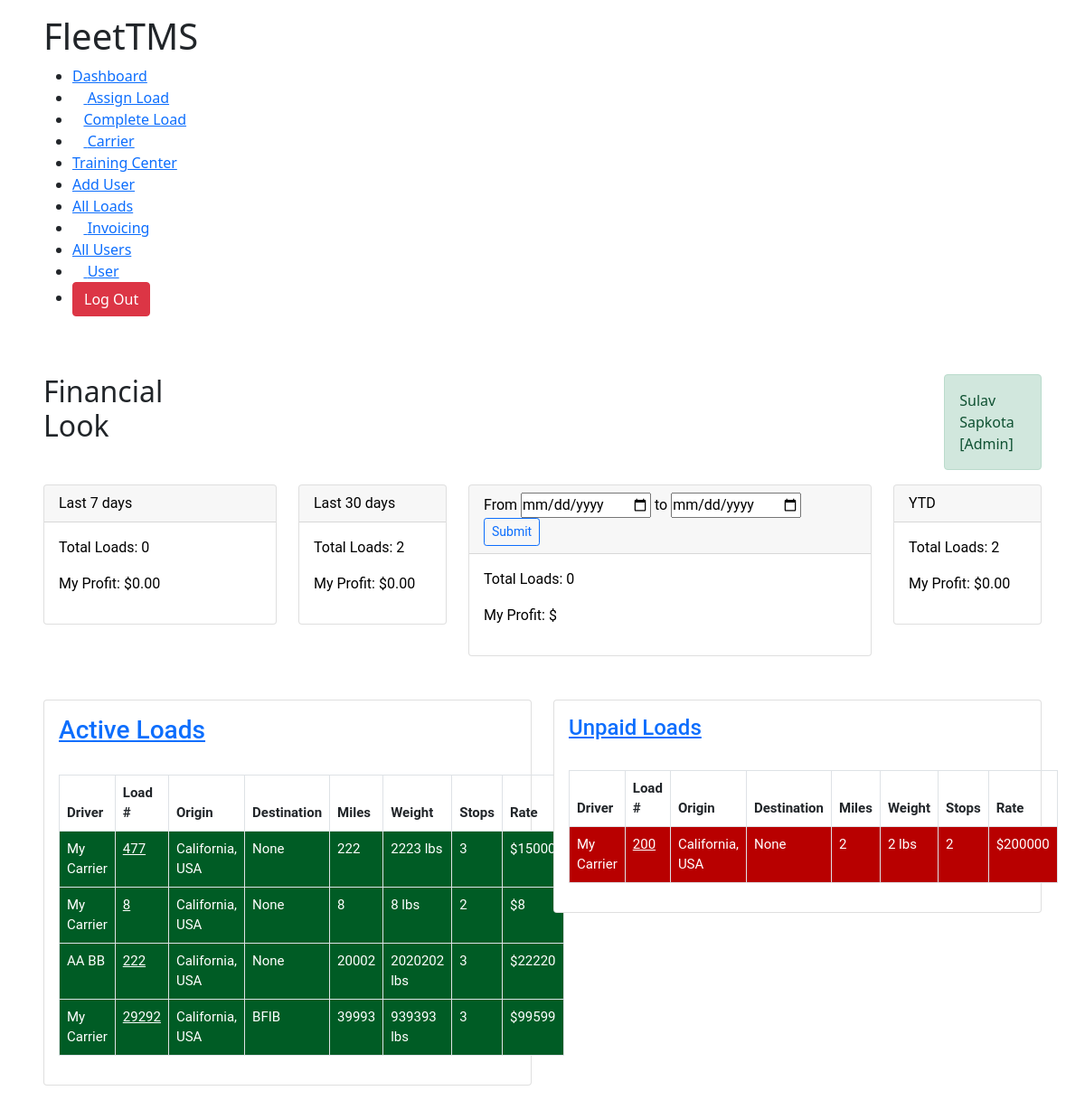
The page /dashboard/ (signed in) on the database its author committed.
### TMSTruck/models.py (models this page shows, shortened)
class Account(models.Model):
	user 					= models.OneToOneField(User, on_delete=models.CASCADE)
	choices 				= [('ACTIVE','ACTIVE'),('INACTIVE','INACTIVE')]
	roleChoice				= [('Trainee','Trainee'),
								('Logistics Manager','Logistics Manager'),
								('Accounting','Accounting'),
								('Hiring Manager','Hiring Manager'),
								('Admin','Admin')]
	Email					= models.EmailField(max_length=100,null=True)
	firstName    			= models.CharField(max_length=100,null=True)
	lastName 				= models.CharField(max_length=100,null=True)
	commissionRate 			= models.IntegerField(null=True,blank=True)
	address 				= models.CharField(max_length=100,null=True)
	city 					= models.CharField(max_length=100,null=True)
	state 					= models.CharField(max_length=100,null=True)
	zipCode 				= models.IntegerField(null=True)
	Phone 					= models.IntegerField(null=True)
	userStatus 				= models.CharField(max_length=100,choices=choices,default='ACTIVE')
	enrolledCarriers 		= models.TextField(null=True,max_length=3000, blank=True)
	userRole				= models.CharField(null=True,max_length=100,choices=roleChoice,default='Trainee',blank=True)
	ndaNca 					= models.FileField(upload_to=w9UploadFile)
	w9_upload				= models.FileField(upload_to=w9UploadFile,null=True)
	def __str__(self):
		return self.firstName

class AssignLoad(models.Model):
	user 					= models.ForeignKey(Account,on_delete=models.CASCADE,null=True,blank=True)
	brokerage_name 			= models.CharField(max_length=300, null=True)
	broker_name 			= models.CharField(max_length=300, null=True)
	assignToCarrier			= models.ForeignKey(Carrier,blank=True, on_delete=models.CASCADE, null=True)
	broker_address 			= models.CharField(max_length=300, null=True)
	pickupAddress 			= models.CharField(max_length=300, null=True)
	distance 				= models.IntegerField(null=True)
	weight 					= models.IntegerField(null=True)
	rate 					= models.IntegerField(null=True)
	stops 					= models.IntegerField(null=True)
	assigned_date			= models.DateTimeField(blank=True,auto_now_add=True, null=True)
	pickupDate				= models.CharField(max_length=3000,null=True, blank=True)
	is_active 				= models.BooleanField(default=True,null=True)
	is_paid 				= models.BooleanField(default=False,null=True)
	broker_phone			= models.IntegerField(null=True)
	broker_email			= models.EmailField(max_length=100,null=True)
	load_number				= models.IntegerField(null=True)
	dropOffDate				= models.CharField(max_length=3000,null=True,blank=True)
	dropOffAddress			= models.CharField(max_length=10000,null=True)
	first_available_pickup	= models.CharField(max_length=3000,null=True,blank=True)
	rate_confirmation		= models.FileField(blank=True,upload_to=rate_confirmation_path)
	bill_of_landing			= models.FileField(blank=True,upload_to=bill_path)
	special_comments 		= models.TextField(null=True,max_length=10000)
	final_address			= models.CharField(null=True,max_length=100, blank=True)
	is_awaiting				= models.BooleanField(null=True,default=True,blank=True)
	is_awb					= models.BooleanField(null=True,default=True,blank=True)
	is_sign					= models.BooleanField(null=True,default=False)

class Carrier(models.Model):
	user					= models.ForeignKey(Account,on_delete=models.CASCADE,null=True,blank=True)
	firstName 				= models.CharField(max_length=100,null=True)
	lastName				= models.CharField(max_length=100,null=True)
	company 				= models.CharField(max_length=100,null=True)
	email					= models.EmailField(max_length=100,null=True)
	phone					= models.IntegerField(null=True)
	mc_number 				= models.IntegerField(null=True)
	dot_number				= models.IntegerField(null=True)
	factoring_phone			= models.IntegerField(null=True)
	factoring_email			= models.EmailField(null=True,max_length=100)
	willing_states			= models.TextField(max_length=1000,null=True)
	carrier_status			= models.CharField(max_length=100,null=True)
	factoring_company		= models.CharField(max_length=100,null=True)
	mc_upload		 		= models.FileField(upload_to=carrierMcFiles,null=True)
	w9_upload 				= models.FileField(upload_to=carrierMcFiles,null=True)
	insurance				= models.FileField(upload_to=carrierMcFiles,null=True)
	costPerMile				= models.IntegerField(null=True)
	def __str__(self):
		return '{} {}'.format(self.firstName,self.lastName)

### TMSTruck/decorators.py (the view)
        def wrapper(request, *args, **kwargs):
            group = None
            if request.user.groups.exists():
                group = request.user.groups.all()[0].name
            if group in allowed_roles:
                return view_func(request, *args, **kwargs)
            elif group == 'Trainee':
                return redirect("user")
            else:
                return HttpResponse("You are not authorized to visit this page. ")

### TMSTruck/templates/TMSTruck/dashboard.html (shortened to what this page needs)
{% extends 'TMSTruck/base.html' %}
{% load static %}
{% block content %}
<!DOCTYPE html>
<html lang="en">
<head>
    <link rel="stylesheet" href="{% static 'css/dashboard.css' %}">
</head>
<body>
    <div class="main-body">
        {% if group == 'Accounting' %}
        {% include 'TMSTruck/navbars/accounting_navbar.html' %}
        {% elif group == 'Admin' %}
        {% include 'TMSTruck/navbars/admin_navbar.html' %}
        {% elif group == 'Hiring Manager' %}
        {% include 'TMSTruck/navbars/hiring_manager_navbar.html' %}
        {% elif group == 'Logistics Manager' %}
        {% include 'TMSTruck/navbars/logistics_manager.html' %}
        {% endif %}
        <br>
        <div class="header" style="display: flex; grid-gap: 54rem;">
            <h2>Financial Look</h2>
            <div style="float: right;" class="alert alert-success" style="width: 30%">
                 {{ac.firstName}} {{ac.lastName}} [{{group}}]</div>
        </div>
        <div class="row">
        <div class="col-md-3" ">
                <div class=" card">
            <div class="card-header">Last 7 days</div>
            <div class="card-body">
                <p>Total Loads: {{loadsCount.sevenLoads.count}}</p>
                <p>My Profit: ${{profits.sevenDayProfit}}</p>
            </div>
        </div>
    </div>
    <div class="col-md-2">
        <div class="card">
            <div class="card-header">Last 30 days</div>
            <div class="card-body">
                <p>Total Loads: {{loadsCount.thirtyLoads.count}}</p>
                <p>My Profit: ${{profits.thirtyDayProfit}}</p>
            </div>
        </div>
    </div>
    <div class="col-md-5">
        <div class="card">
            <div class="card-header"><form action="" method="POST">
                {% csrf_token %}From
                <input type="date" name="Datefrom" id="Datefrom">
                to <input type="date" name="Dateto" id="Dateto">
                <input type="submit" class="btn btn-outline-primary btn-sm" value="Submit">
            </form>
        </div>
            <div class="card-body">
                <p>Total Loads: {{loadsCount.customLoads}}</p>
                <p>My Profit: ${{con}}</p>
            </div>
        </div>
    </div>
    <div class="col-md-2">
        <div class="card">
            <div class="card-header">YTD</div>
            <div class="card-body">
                <p>Total Loads: {{loadsCount.yearLoads.count}}</p>
                <p>My Profit: ${{profits.oneYearProfit}}</p>
            </div>
        </div>
    </div>
</div>
<br><br>
    <div class="row">
        <div class="col-md-6">
            <div class="card">
                <div class="card-body">
                    <h3 style="color: black;" class="card-title"><a href="{% url 'complete_load' %}">Active
                            Loads</a></h3><br>
                    <table class="table table-bordered">
                        <thead>
                            <tr>
                                <th scope="col">Driver</th>
                                <th scope="col">Load #</th>
                                <th scope="col">Origin</th>
                                <th scope="col">Destination</th>
                                <th scope="col">Miles</th>
                                <th scope="col">Weight</th>
                                <th scope="col">Stops</th>
                                <th scope="col">Rate</th>
                            </tr>
                        </thead>
                        <tbody>
                            {% for load in activeLoads %}
                            <tr style="background-color: rgb(0, 92, 37); color: white;">
                                <td>{{load.assignToCarrier}}</td>
                                <td><a style="color: white;"
                                        href="{% url 'load_detail' load.id %}">{{load.load_number}}</a></td>
                                <td>{{load.pickupAddress}}</td>
                                <td>{{load.final_address}}</td>
                                <td>{{load.distance}}</td>
                                <td>{{load.weight}} lbs</td>
                                <td>{{load.stops}}</td>
                                <td>${{load.rate}}</td>
                            </tr>
                            {% endfor %}
                        </tbody>
                    </table>
                </div>
            </div>
        </div>
        <br><br>
        <div class="col-md-6">
            <div class="card">
                <div class="card-body">
                    <h4 class="card-title"> <a href="{% url 'unpaid' %}">Unpaid Loads</a></h4><br>
                    <table class="table table-bordered">
                        <thead>
                            <tr>
                                <th scope="col">Driver</th>
                                <th scope="col">Load #</th>
                                <th scope="col">Origin</th>
                                <th scope="col">Destination</th>
                                <th scope="col">Miles</th>
                                <th scope="col">Weight</th>
                                <th scope="col">Stops</th>
                                <th scope="col">Rate</th>
                            </tr>
                        </thead>
                        <tbody>
                            {% for load in unpaidLoads %}
                            <tr style="background-color: rgb(184, 0, 0);color: white;">
                                <td>{{load.assignToCarrier}}</td>
                                <td><a style="color: white;"
                                        href="{% url 'load_detail' load.id %}">{{load.load_number}}</a></td>
                                <td>{{load.pickupAddress}}</td>
                                <td>{{load.final_address}}</td>
                                <td>{{load.distance}}</td>
                                <td>{{load.weight}} lbs</td>
                                <td>{{load.stops}}</td>
                                <td>${{load.rate}}</td>
                            </tr>
                            {% endfor %}
                        </tbody>
                    </table>
                </div>
            </div>
        </div>
    </div>
    </div>
</body>
</html>
{% endblock %}

### static/css/base.css (style rules this page uses)
* { padding: 0px; margin: 0px; }
.main-body { margin: 1rem 2.8rem; }

### TMSTruck/templates/TMSTruck/dashboard.html (style rules this page uses)
.card { background-color: rgb(0, 0, 0); font-family: Roboto; color: black; }
table { font-size: 15px; font-family: Roboto; }
.main-body { margin: 1rem 3rem; }

### rows shown on the page
Account: firstName "Sulav", lastName "Sapkota"
AssignLoad: assignToCarrier "My Carrier", load_number "477", pickupAddress "California, USA", final_address "None", distance "222", weight "2223", stops "3", rate "15000"
AssignLoad: assignToCarrier "My Carrier", load_number "8", pickupAddress "California, USA", final_address "None", distance "8", weight "8", stops "2", rate "8"
AssignLoad: assignToCarrier "AA BB", load_number "222", pickupAddress "California, USA", final_address "None", distance "20002", weight "2020202", stops "3", rate "22220"
AssignLoad: assignToCarrier "My Carrier", load_number "29292", pickupAddress "California, USA", final_address "BFIB", distance "39993", weight "939393", stops "3", rate "99599"
AssignLoad: assignToCarrier "My Carrier", load_number "200", pickupAddress "California, USA", final_address "None", distance "2", weight "2", stops "2", rate "200000"

### other values the page prints
{{ group }} "Admin"
{{ loadsCount.sevenLoads.count }} "0"
{{ profits.sevenDayProfit }} "0.00"
{{ loadsCount.thirtyLoads.count }} "2"
{{ profits.thirtyDayProfit }} "0.00"
{{ loadsCount.customLoads }} "0"
{{ loadsCount.yearLoads.count }} "2"
{{ profits.oneYearProfit }} "0.00"
